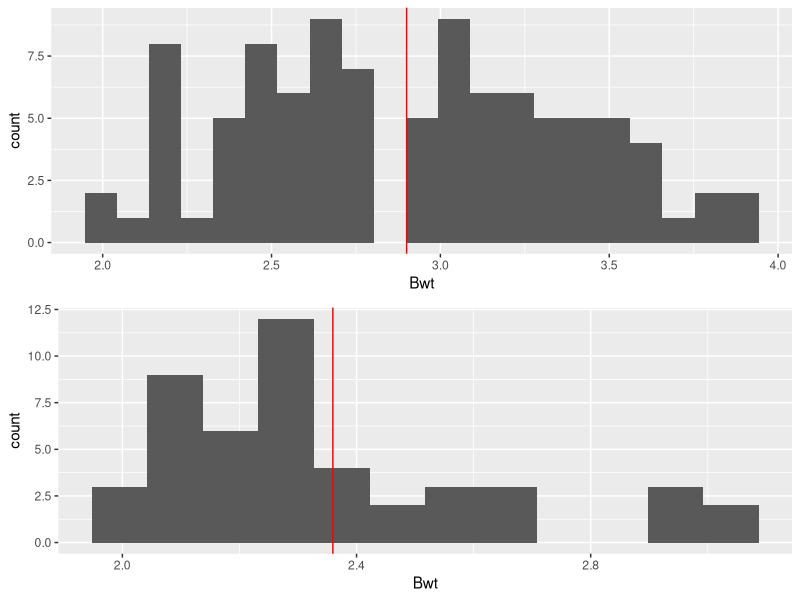
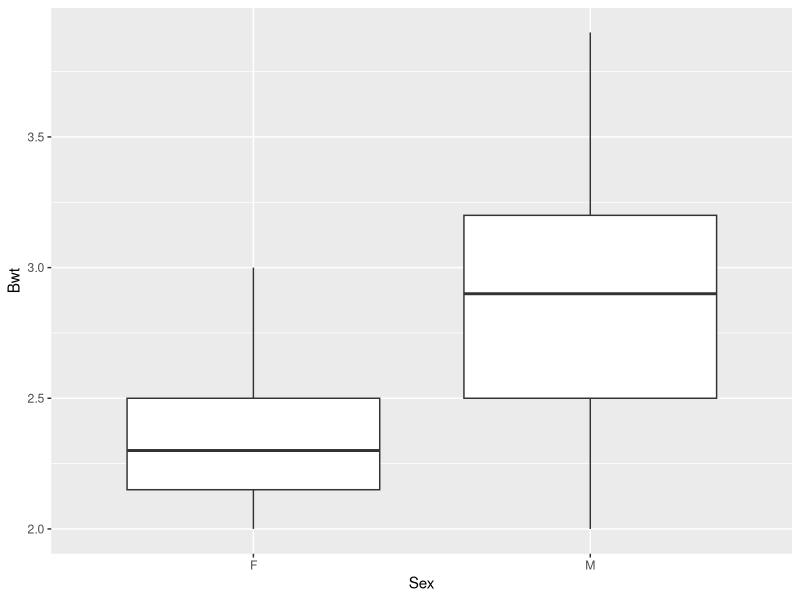
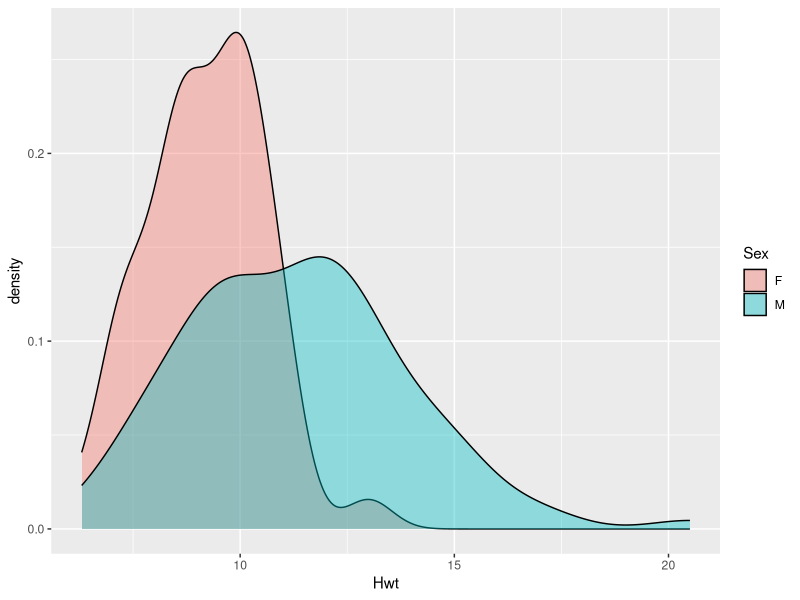
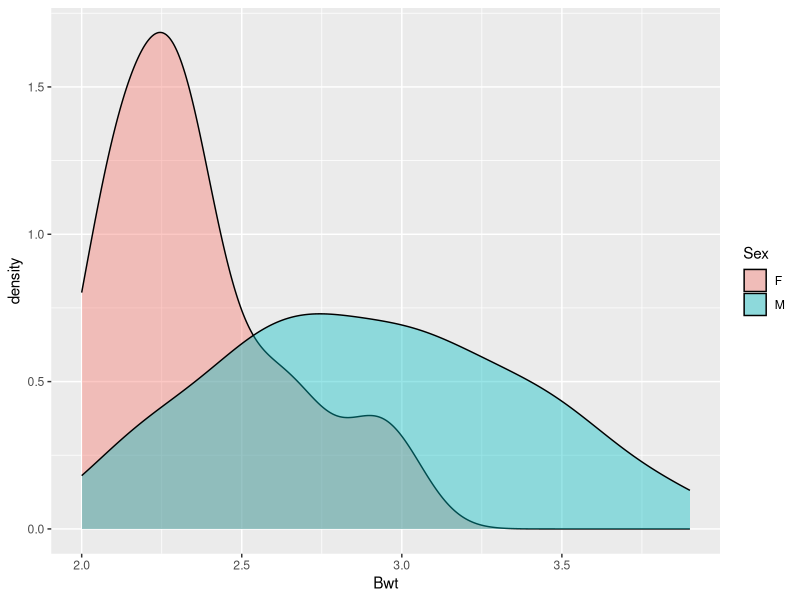
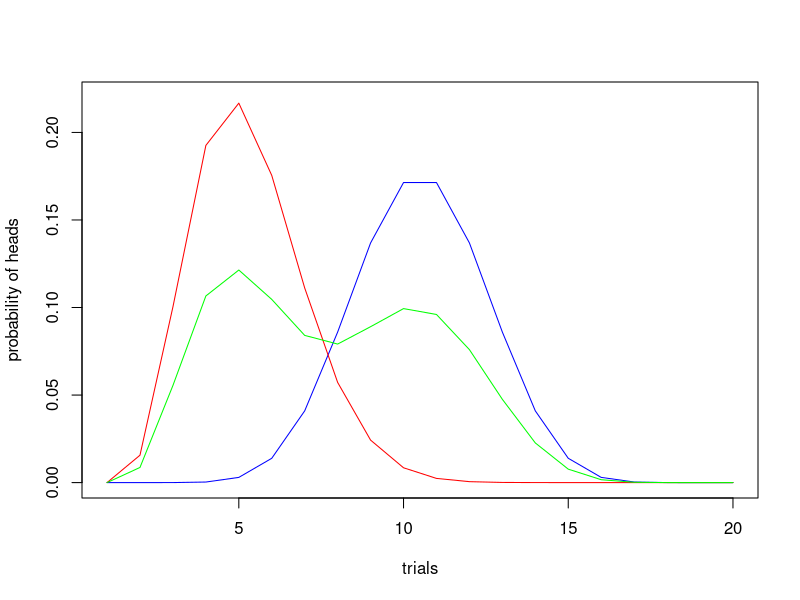

Write R code to recreate these figures, in order.
library(dplyr)
library(ggplot2)
library(grid)
library(tidyr)

## NULL Hypothesis: current status-quo
## Alternate Hypothesis: the status that is not happening

# Z-test: observations more than 30

# t-test: observations less than 30

# For samples that assume a normal distribution: T-Test

# For samples that assume non-normal distribution: Mann-Whitney Test

# For two categorical variables: Fisher Test


cats <- MASS::cats

mean_cats_male <- mean(cats$Bwt[cats$Sex=='M'])
mean_cats_female <- mean(cats$Bwt[cats$Sex=='F'])

## Testing for cat weights between male and female

max_bw <- max(cats$Bwt)
min_bw <- min(cats$Bwt)

bin_size = max(max_bw - min_bw)/20

hist_male_bw <- cats[cats$Sex=='M',] %>% ggplot(aes(x = Bwt))+ # creating a histogram of male cat weights
  geom_histogram(bins = 20, binwidth = bin_size)+ # 20 bins with binwidth of 0.095
  geom_vline(xintercept = mean_cats_male, color='red') # a vertical line at mean male cat weight

hist_female_bw <- cats[cats$Sex=='F',] %>% ggplot(aes(x = Bwt))+
  geom_histogram(bins = 20, binwidth = bin_size)+
  geom_vline(xintercept = mean_cats_female, color='red')

# Plots both bargraphs for male and female atop eachother
gridExtra::grid.arrange(hist_male_bw,hist_female_bw)

# Box plots of the cats weights
cats %>% ggplot(aes(x = Sex, y = Bwt)) + geom_boxplot()

# Bwt vs Sex, from cats data. P value is very small, reject NULL hypothesis
# that mean and variance are the same
cat_test <- t.test(Bwt~Sex,data=cats)

# Measuring the difference between the two means mean in group M 0.5404255
dif <- cat_test$estimate[2] - cat_test$estimate[1]


## Testing for differences in cat heart weights

cats %>% ggplot(aes(x = Hwt,fill = Sex)) + geom_density(alpha = 0.4)


male_hw <- cats %>% filter(Sex == 'M') %>% dplyr::select(Hwt)
female_hw <- cats %>% filter(Sex == 'F') %>% dplyr::select(Hwt)

# Reject the NULL hypothesis and accept alternate hypothesis that 
# mean heart weight of male is equal to mean heart weight of female
hw_test <- t.test(male_hw,female_hw)


## Testing for coffee ounces

# 100 random normally distributed values with a mean of 500 and SD of 22
milli_liters <- rnorm(100, mean = 500, 22)

# Very low p-value, reject NULL hypothesis, accept alternate hypothesis
test1 <- t.test(milli_liters, mu = 50)

# Neither reject nor accept the NULL hypothesis with high p-value
test2 <- t.test(milli_liters, mu = 500)


## Testing for pizza delivery times

sample <- c(35,45,55,25,45,60,20,65,35,40)

# t-test on sample. NULL hypothesis delivery = 30 minutes (mean).
# Alternative hypothesis: delivery greater than 30 minutes (true mean)
t.test(sample,mu = 30,alternative = "greater")



cats %>% ggplot(aes(x = Bwt, fill = Sex))+geom_density(alpha=0.4)

## Use Wilcox test for small or non-normal tests
wilcox.test(Bwt~Sex,data=cats)


# Chi-square test in R
smoking <- data.frame(row.names = c('Male','Female'),'smoke'= c(50,20),'not smoke'=c(100,100))
chisq.test(smoking, correct=FALSE)


# Fisher test: categorical variables in a contingency test of 2 x 2 table
MASS::survey

survey_smoking <- MASS::survey %>% dplyr::select(Sex,Smoke) %>% filter(Smoke %in% c('Regul','Never'))

count_table_Pre <- table(survey_smoking$Sex,survey_smoking$Smoke)

count_table <- count_table_Pre[,c('Never','Regul')]

# NULL hypothesis: males are more likely to be regular smokers than females
# Alternate hypothesis: females are more likely to not be regular smokers
# Odds ratio of many trials that male will be smoking more than female divided by the odds male will be smoking

fisher.test(count_table)

# Fisher exact test more accurate than Chi-squared on small samples
# Chi-squared test more accurate than Fisher exact test on large samples

# creating a dataframe from the seatbelts data
seatbelts_df <- data.frame(datasets::Seatbelts)

med <- median(seatbelts_df$drivers)
summary(seatbelts_df$drivers)

# Creating a feature in the data set with values of high or low depending on drivers value above or below median (med)
seatbelts_df<- mutate(seatbelts_df,casualities = case_when(drivers > med ~ 'High',
                                                          drivers <= med ~ 'Low'))

law_test <- table(seatbelts_df$law,seatbelts_df$casualities)
# NULL hypothesis that means are the same and there is no association between law passing and law not passing with casualties magnitude
fisher.test(law_test)
# : p-value = 2.383e-05
# P- value is low, reject NULL hypothesis, there is an association between passing the law and lower casualties
# odds ratio 13.01901: There are 13 times more likely to be casualties if law is not passed 

# Using a t-test:
t.test(drivers~law, data = seatbelts_df)


## Hypothesis testing for binomial distribution:

# number of trials / number of heads * number of tails
factorial(20)/(factorial(10)*factorial(10))*((0.5^10) * (0.5^10))

dbinom(10,20,0.5) # probability of having 10 heads in 20 trials
pbinom(10,20,0.5) # probability of having 10 or less heads in 20 trials

# NULL hypothesis: coin is fair
# Alternate hypothesis: coin is not fair
# In 20 trails, got 4 heads:
pbinom(4,20,0.5)
# less than 1 % chance of 4 heads in 20 trials, less than the 0.5% chance
# Reject NULL hypothesis, accept Alternate hypothesis than coin is not fair


## Democratic party senators: usually are 70% vote for green bill
# Survey sample of 20: 5 yes, 15 no. What is chance that 4 people or less will vote yes for bill out of 20
pbinom(4,20,0.7)



## Bayesian Inference:

prob <- seq(0,1,length.out = 20)
prior <- dbinom(10,20,prob=prob)
plot(1:20,prior,xlab='trials',ylab='probability of heads',type='l',ylim = c(0,0.22),col='blue')

# the distribution of the 20 coin flips with 4 heads
data_estimate <- dbinom(4,20,prob = prob)
lines(1:20,data_estimate,col='red')

# calculating the distribution of the true coin. Weighted distribution of the fair coin and unfair coin
posterior <- (prior + data_estimate)/sum(prior+data_estimate)
lines(1:20,posterior,col='green')






